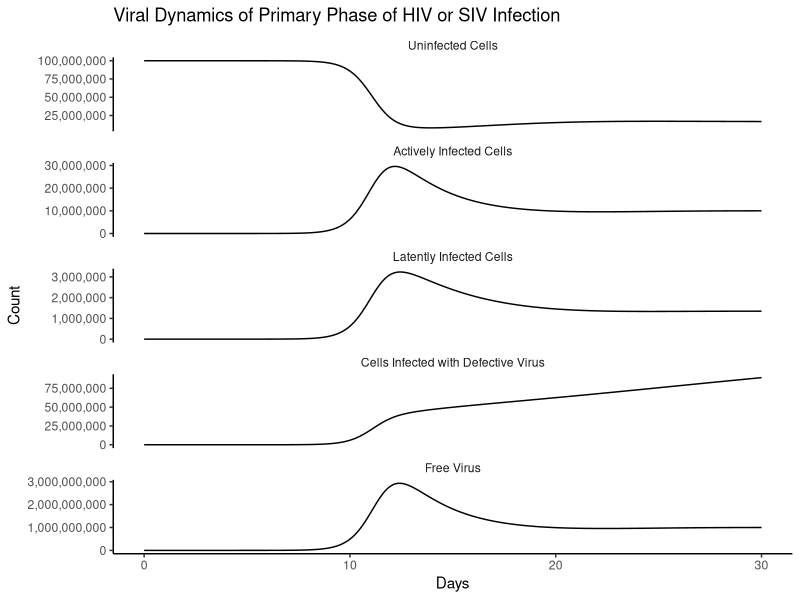

The R script that drew this image:
#' # Chapter 4 - Anti-viral Drug Therapy
#' pg 35-37

library(deSolve)
library(tidyverse)

#' Set Up the ODE
#' Represents infected cells becoming:
#' * Latently infected: do not produce new virions, but
#'    contain replication competent virus that can
#'    be re-activated to become virus producing
#' * long-lived chronic producers: produce small amounts
#'    of virus over long periods
#' * cells which harbor defective provirus
base_ode <- function(time, state, parameters){
  with(as.list(c(state, parameters)),{
    
    dx <- lambda - d*x - beta * x * v
    dy1 <- q1*beta * x * v - a1 * y1 + alpha * y2
    dy2 <- q2*beta * x * v - a2 * y2 - alpha * y2
    dy3 <- q3*beta * x * v - a3 * y3
    dv <- k * y1 - u * v
    
    return(list(c(dx, dy1, dy2, dy3, dv)))
  })
  
}

t <- seq(0,30,.1)

params <- c(
  lambda =1e7,# Uninfected cell production rate
  d = .1, # Cell Death Rate
  a1 = .5, # Infected Cell Death Rate
  a2 = .01, # Infected Cell Death Rate
  a3 = .008, # Infected Cell Death Rate
  beta = 5e-10, # "Rate Constant"
  alpha = .3, # Virus Production rate of reactivated latent
  k = 500, # Virus productin from Infected cell
  u = 5, # Free Virus lifestapn
  q1 = .55, # P(Infected State | Infected)
  q2 = .05, # P(Latent State | Infected)
  q3 = .4 # P(Defective Provirus | Infected)
)

#' Guessing Initial values from a graph
x0 <- params["lambda"][1]/params["d"][1]
init <- c(x = unname(x0), 
          y1 = 1,y2=0,y3=0, v = 1)

out <- ode(init, t, base_ode, params)

out_df <- as_tibble(as.data.frame(out))

#' Funny side note is that the differences in the scales
#' are almost immediately reproduced as in the book

compartment_names <- c("Uninfected Cells", 
"Actively Infected Cells", 
"Latently Infected Cells",
"Cells Infected with Defective Virus",
"Free Virus")

p <- out_df %>% 
  setNames(c("time", compartment_names)) %>% 
  gather(compartment, value, -time) %>% 
  mutate(compartment = factor(compartment,
                              compartment_names)) %>% 
  ggplot(aes(time, y = value))+
  geom_line()+
  facet_wrap(~compartment, ncol = 1,scales = "free_y")+
  theme_classic()+
  labs(
    title = "Viral Dynamics of Primary Phase of HIV or SIV Infection",
    x = "Days",
    y = "Count"
  )+
  scale_y_continuous(labels = scales::comma_format(accuracy = 1000))+
  theme(strip.background = element_blank())

p	

cowplot::save_plot(filename = here::here("Ch4", "Figure4-5.png"),
                   plot = p)
